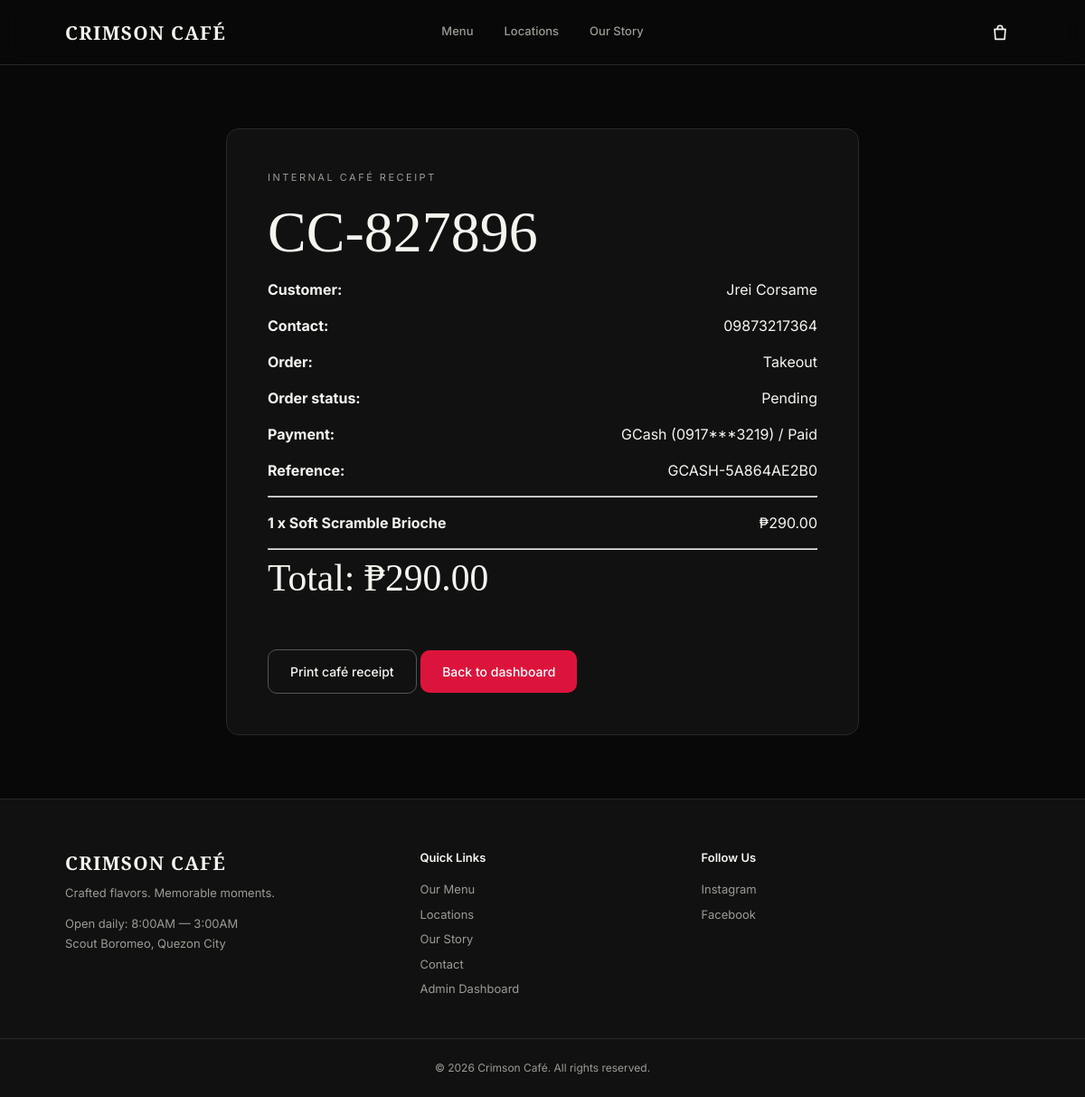
The page /admin/orders/CC-827896/receipt (signed in) on the database its author committed.
### tables this page shows
CREATE TABLE orders (
    id INTEGER PRIMARY KEY AUTOINCREMENT,
    order_number TEXT UNIQUE NOT NULL,
    transaction_reference TEXT NOT NULL,
    customer_name TEXT NOT NULL,
    contact_number TEXT NOT NULL,
    order_type TEXT NOT NULL,
    table_number TEXT,
    notes TEXT,
    subtotal REAL NOT NULL,
    total REAL NOT NULL,
    payment_method TEXT NOT NULL,
    payment_status TEXT NOT NULL,
    order_status TEXT NOT NULL,
    created_at TEXT NOT NULL
);

CREATE TABLE order_items (
    id INTEGER PRIMARY KEY AUTOINCREMENT,
    order_id INTEGER NOT NULL,
    product_id INTEGER NOT NULL,
    product_name TEXT NOT NULL,
    quantity INTEGER NOT NULL,
    price REAL NOT NULL,
    subtotal REAL NOT NULL,
    FOREIGN KEY (order_id) REFERENCES orders(id)
);

### app.py (the view)
@app.route("/admin/orders/<order_number>/receipt")
@admin_required
def cafe_receipt(order_number):
    order, items = find_order(order_number)
    if not order:
        abort(404)
    return render_template("cafe_receipt.html", order=order, items=items)

### app.py (called while the page is built)
def get_db():
    db = sqlite3.connect(DATABASE)
    db.row_factory = sqlite3.Row
    return db

def find_order(order_number):
    db = get_db()
    order = db.execute("SELECT * FROM orders WHERE order_number = ?", (order_number,)).fetchone()
    items = []
    if order:
        items = db.execute("SELECT * FROM order_items WHERE order_id = ?", (order["id"],)).fetchall()
    db.close()
    return order, items

def admin_required(view):
    @wraps(view)
    def wrapped_view(*args, **kwargs):
        if "admin_id" not in session:
            return redirect(url_for("admin_login"))
        return view(*args, **kwargs)
    return wrapped_view

@app.context_processor
def add_common_values():
    cart = session.get("cart", {})
    return {
        "cart_count": sum(cart.values()),
        "admin_logged_in": "admin_id" in session,
        "year": datetime.now().year,
    }

### templates/cafe_receipt.html (shortened to what this page needs)
{% extends 'base.html' %}
{% block content %}
<section class="cafe-receipt">
    <p class="eyebrow">
        INTERNAL CAFÉ RECEIPT
    </p>
    <h1>
        {{ order.order_number }}
    </h1>
    <div class="receipt-details">
        <p>
            <strong>Customer:</strong>
            {{ order.customer_name }}
        </p>
        <p>
            <strong>Contact:</strong>
            {{ order.contact_number }}
        </p>
        <p>
            <strong>Order:</strong>
            {{ order.order_type }}
        </p>
        <p>
            <strong>Order status:</strong>
            {{ order.order_status }}
        </p>
        <p>
            <strong>Payment:</strong>
            {{ order.payment_method }} / {{ order.payment_status }}
        </p>
        <p>
            <strong>Reference:</strong>
            {{ order.transaction_reference }}
        </p>
    </div>
    <hr>
    <div class="receipt-items">
        {% for item in items %}
        <p>
            <strong>
                {{ item.quantity }} x {{ item.product_name }}
            </strong>
            <span>
                ₱{{ '%.2f'|format(item.subtotal) }}
            </span>
        </p>
        {% endfor %}
    </div>
    <hr>
    <h2>
        Total: ₱{{ '%.2f'|format(order.total) }}
    </h2>
    <div class="receipt-actions">
        <button class="button secondary"
                onclick="window.print()">
            Print café receipt
        </button>
        <a class="button primary"
           href="{{ url_for('admin_dashboard') }}">
            Back to dashboard
        </a>
    </div>
</section>
{% endblock %}

### static/style.css (style rules this page uses)
:root { --bg: #080808; --surface: #111; --surface-2: #181818; --line: #292929; --text: #f5f5f0; --muted: #9b9b95; --red: #dc143c; --red-dark: #8b001f; --error: #ff6b81; --radius: 14px; --radius-sm: 10px; --gutter: 6%; --max: 1150px; --serif: "Playfair Display", Georgia, serif; --sans: "Inter", Arial, sans-serif; }
* { box-sizing: border-box; }
html { scroll-behavior: smooth; -webkit-text-size-adjust: 100%; text-size-adjust: 100%; }
body { margin: 0; overflow-x: hidden; background: var(--bg); color: var(--text); font-family: var(--sans); line-height: 1.5; }
a { color: inherit; text-decoration: none; }
button, input, select, textarea { font: inherit; }
button { -webkit-tap-highlight-color: transparent; }
h1, h2, h3, h4 { margin-top: 0; font-family: var(--serif); font-weight: 500; }
h1 { margin: 18px 0; font-size: clamp(2.3rem, 6vw, 4rem); line-height: 1.05; }
h2 { font-size: clamp(1.7rem, 4vw, 2.6rem); line-height: 1.15; }
.eyebrow { margin: 0; color: var(--muted); font-size: 11px; letter-spacing: 2.5px; }
.button { display: inline-block; margin-top: 20px; padding: 13px 24px; border: 0; border-radius: var(--radius-sm); font-size: 14px; font-weight: 500; text-align: center; cursor: pointer; transition: background .2s, border-color .2s, color .2s; }
.primary { background: var(--red); color: #fff; }
.secondary { border: 1px solid #555; background: transparent; color: var(--text); }
::placeholder { color: #6f6f6a; }
.cafe-receipt { max-width: 700px; margin: 70px auto; padding: 45px; border: 1px solid var(--line); border-radius: var(--radius); background: var(--surface); }
.receipt p, .cafe-receipt p { display: flex; justify-content: space-between; gap: 20px; }

### rows shown on the page
orders: order_number "CC-827896", customer_name "Jrei Corsame", contact_number "09873217364", order_type "Takeout", order_status "Pending", payment_method "GCash (0917***3219)", payment_status "Paid", transaction_reference "GCASH-5A864AE2B0", total "290.00"
order_items: quantity "1", product_name "Soft Scramble Brioche", subtotal "290.00"
